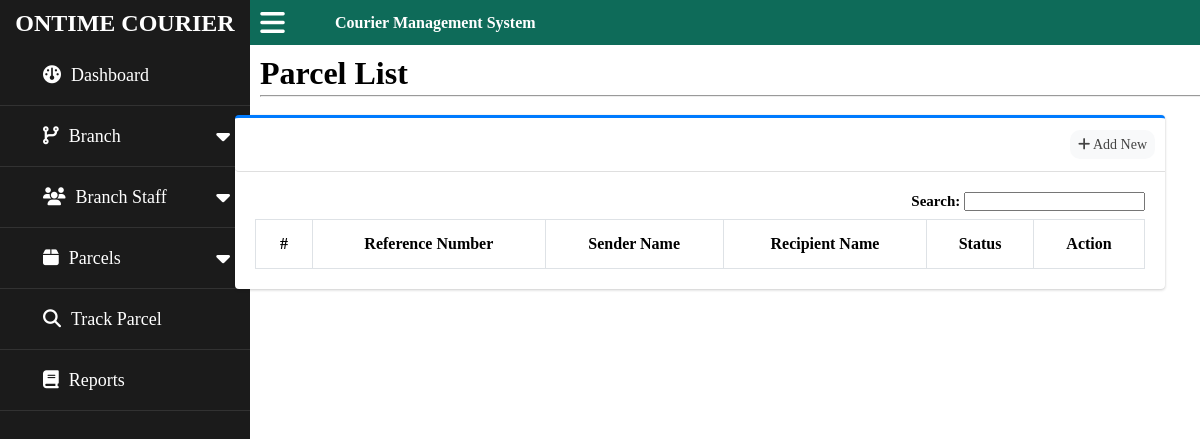
Page /parcel_list.php on the earlier database version.
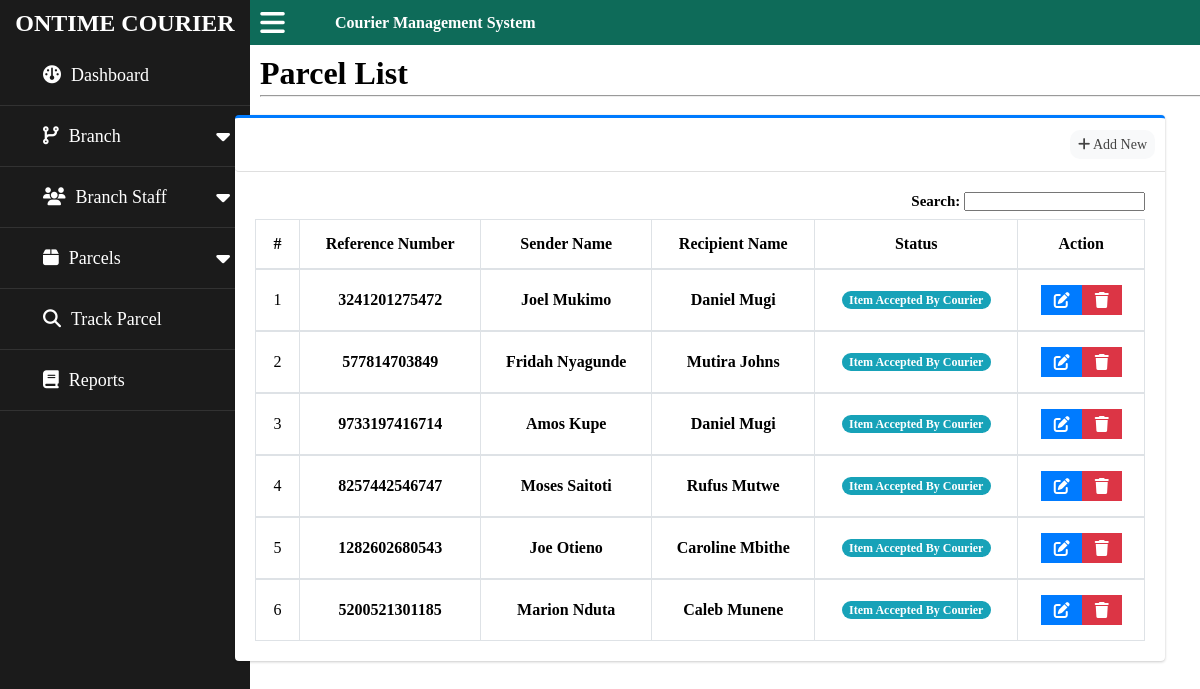
Same page on the later database version.
### tables this page shows
CREATE TABLE `parcels` (
  `parcel_id` int(11) NOT NULL,
  `sname` varchar(100) NOT NULL,
  `saddress` varchar(100) NOT NULL,
  `scontact` varchar(100) NOT NULL,
  `semail` varchar(100) NOT NULL,
  `rname` varchar(100) NOT NULL,
  `raddress` varchar(100) NOT NULL,
  `rcontact` varchar(100) NOT NULL,
  `remail` varchar(100) NOT NULL,
  `type` varchar(100) NOT NULL,
  `processed_br` varchar(100) NOT NULL,
  `pickup_br` varchar(100) DEFAULT NULL,
  `deliver_loc` varchar(100) DEFAULT NULL,
  `weight` int(11) NOT NULL,
  `height` int(11) NOT NULL,
  `length` int(11) NOT NULL,
  `width` int(11) NOT NULL,
  `price` int(11) NOT NULL,
  `amount` int(11) NOT NULL,
  `reference_number` varchar(100) NOT NULL,
  `status` int(11) NOT NULL DEFAULT 0,
  `date_created` datetime NOT NULL DEFAULT current_timestamp()
);

### parcel_list.php (the view, shortened to what the changed rows need)
<?php
include 'header.php';
include 'sidebar.php';
include 'topbar.php';
$status = $_GET['status'];
?>
<div class="sub-wrapper2" id="sub-wrapper">
    <h1 class="main-header1">Parcel List</h1>
</div>
<div class="container-fluid" id="container">
    <div class="col-3">
        <div class="card-1 card-outline card-primary">
            <div class="card-body">
                <div class="container-wrapper">
                    <div class="row-1">
                        <div class="table-col">
                            <table class="branch-table" id="list">
                                <thead>
                                    <tr role="row" class="trow">
                                        <th class="rhead">#</th>
                                        <th class="rhead">Reference Number</th>
                                        <th class="rhead">Sender Name</th>
                                        <th class="rhead">Recipient Name</th>
                                        <th class="rhead">Status</th>
                                        <th class="rhead">Action</th>
                                    </tr>
                                </thead>
                                <tbody>
                                    <?php
                                    $i = 1;
                                    $query = $con->query("SELECT * FROM parcels WHERE status = '$status' ORDER BY parcel_id DESC");
                                    while ($rows = $query->fetch_assoc()) :
                                    ?>
                                        <tr>
                                            <td class="rbody"><?php echo $i++ ?></td>
                                            <td class="rbody text-center">
                                                <b>
                                                    <?php
                                                    echo $rows['reference_number']
                                                    ?>
                                                </b>
                                            </td>
                                            <td class="rbody text-center">
                                                <b>
                                                    <?php
                                                    echo $rows['sname']
                                                    ?>
                                                </b>
                                            </td>
                                            <td class="rbody text-center">
                                                <b>
                                                    <?php
                                                    echo $rows['rname']
                                                    ?>
                                                </b>
                                            </td>
                                            <td class="rbody text-center">
                                                <?php
                                                switch ($rows['status']) {
                                                    default:
                                                        echo "<span class='status-btn'>Item Accepted By Courier</span>";
                                                        break;
                                                }
                                                ?>
                                            </td>
                                            <td class="rbody">
                                                <div class="btn-group">
                                                    <a href="edit_parcel.php?&parcel_id=<?php echo $rows['parcel_id'] ?>&cs=<?php echo $rows['status'] ?>" class="btn-main btn-edit">
                                                        <i class="fas fa-edit"></i>
                                                    </a>
                                                    <a href="delete_parcel.php?&del_id=<?php echo $rows['parcel_id'] ?>" class="btn-main btn-del">
                                                        <i class="fas fa-trash"></i>
                                                    </a>
                                                </div>
                                            </td>
                                        </tr>
                                    <?php endwhile; ?>
                                </tbody>
                            </table>
                        </div>
                    </div>
                </div>
            </div>
        </div>
    </div>
</div>

Differences in the rows shown:
added parcels: reference_number "3241201275472", sname "Joel Mukimo", rname "Daniel Mugi", status "Item Accepted By Courier"
added parcels: reference_number "577814703849", sname "Fridah Nyagunde", rname "Mutira Johns", status "Item Accepted By Courier"
added parcels: reference_number "9733197416714", sname "Amos Kupe", rname "Daniel Mugi", status "Item Accepted By Courier"
added parcels: reference_number "8257442546747", sname "Moses Saitoti", rname "Rufus Mutwe", status "Item Accepted By Courier"
added parcels: reference_number "1282602680543", sname "Joe Otieno", rname "Caroline Mbithe", status "Item Accepted By Courier"
added parcels: reference_number "5200521301185", sname "Marion Nduta", rname "Caleb Munene", status "Item Accepted By Courier"
